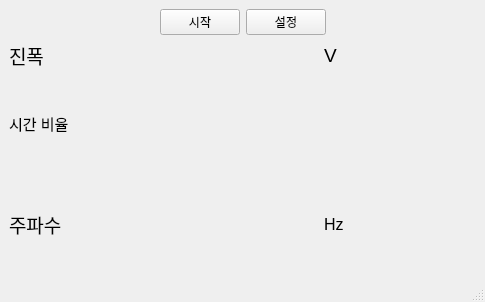
<?xml version="1.0" encoding="UTF-8"?>
<ui version="4.0">
 <class>MainWindow</class>
 <widget class="QMainWindow" name="MainWindow">
  <property name="geometry">
   <rect>
    <x>0</x>
    <y>0</y>
    <width>485</width>
    <height>302</height>
   </rect>
  </property>
  <property name="windowTitle">
   <string>MainWindow</string>
  </property>
  <widget class="QWidget" name="centralwidget">
   <layout class="QVBoxLayout" name="verticalLayout_4">
    <item>
     <layout class="QVBoxLayout" name="verticalLayout">
      <item>
       <layout class="QHBoxLayout" name="horizontalLayout">
        <item>
         <spacer name="horizontalSpacer">
          <property name="orientation">
           <enum>Qt::Orientation::Horizontal</enum>
          </property>
          <property name="sizeHint" stdset="0">
           <size>
            <width>40</width>
            <height>20</height>
           </size>
          </property>
         </spacer>
        </item>
        <item>
         <widget class="QPushButton" name="startStopButton">
          <property name="text">
           <string>시작</string>
          </property>
         </widget>
        </item>
        <item>
         <widget class="QPushButton" name="settingButton">
          <property name="text">
           <string>설정</string>
          </property>
         </widget>
        </item>
        <item>
         <spacer name="horizontalSpacer_2">
          <property name="orientation">
           <enum>Qt::Orientation::Horizontal</enum>
          </property>
          <property name="sizeHint" stdset="0">
           <size>
            <width>40</width>
            <height>20</height>
           </size>
          </property>
         </spacer>
        </item>
       </layout>
      </item>
      <item>
       <layout class="QHBoxLayout" name="horizontalLayout_2">
        <item>
         <widget class="QLabel" name="label">
          <property name="sizePolicy">
           <sizepolicy hsizetype="Minimum" vsizetype="Minimum">
            <horstretch>0</horstretch>
            <verstretch>0</verstretch>
           </sizepolicy>
          </property>
          <property name="font">
           <font>
            <pointsize>14</pointsize>
           </font>
          </property>
          <property name="text">
           <string>진폭</string>
          </property>
         </widget>
        </item>
        <item>
         <widget class="ValueControlWidget" name="voltageControlWidget" native="true"/>
        </item>
        <item>
         <widget class="QLabel" name="label_2">
          <property name="sizePolicy">
           <sizepolicy hsizetype="Preferred" vsizetype="Fixed">
            <horstretch>0</horstretch>
            <verstretch>0</verstretch>
           </sizepolicy>
          </property>
          <property name="font">
           <font>
            <pointsize>14</pointsize>
           </font>
          </property>
          <property name="text">
           <string>V</string>
          </property>
         </widget>
        </item>
       </layout>
      </item>
     </layout>
    </item>
    <item>
     <layout class="QHBoxLayout" name="horizontalLayout_4">
      <item>
       <widget class="QLabel" name="label_5">
        <property name="font">
         <font>
          <pointsize>11</pointsize>
         </font>
        </property>
        <property name="text">
         <string>시간 비율</string>
        </property>
       </widget>
      </item>
      <item>
       <widget class="ValueControlWidget" name="timeScaleWidget" native="true"/>
      </item>
     </layout>
    </item>
    <item>
     <layout class="QHBoxLayout" name="horizontalLayout_3" stretch="0,0,0">
      <item>
       <widget class="QLabel" name="label_3">
        <property name="font">
         <font>
          <pointsize>14</pointsize>
         </font>
        </property>
        <property name="text">
         <string>주파수</string>
        </property>
       </widget>
      </item>
      <item>
       <widget class="ValueControlWidget" name="frequencyControlWidget" native="true"/>
      </item>
      <item>
       <widget class="QLabel" name="label_4">
        <property name="font">
         <font>
          <pointsize>12</pointsize>
         </font>
        </property>
        <property name="text">
         <string>Hz</string>
        </property>
       </widget>
      </item>
     </layout>
    </item>
   </layout>
  </widget>
  <widget class="QMenuBar" name="menubar">
   <property name="geometry">
    <rect>
     <x>0</x>
     <y>0</y>
     <width>485</width>
     <height>22</height>
    </rect>
   </property>
  </widget>
  <widget class="QStatusBar" name="statusbar"/>
 </widget>
 <customwidgets>
  <customwidget>
   <class>ValueControlWidget</class>
   <extends>QWidget</extends>
   <header>value_control_widget.h</header>
   <container>1</container>
  </customwidget>
 </customwidgets>
 <resources/>
 <connections/>
</ui>
